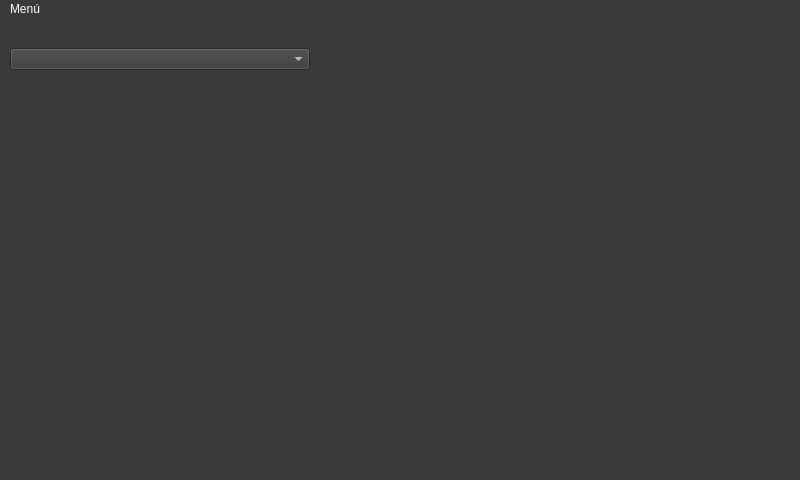
<?xml version="1.0" encoding="UTF-8"?>
<ui version="4.0">
 <class>MainWindow</class>
 <widget class="QMainWindow" name="MainWindow">
  <property name="geometry">
   <rect>
    <x>0</x>
    <y>0</y>
    <width>800</width>
    <height>480</height>
   </rect>
  </property>
  <property name="focusPolicy">
   <enum>Qt::ClickFocus</enum>
  </property>
  <property name="windowTitle">
   <string>Rober y Dani Company</string>
  </property>
  <property name="styleSheet">
   <string notr="true">

/*-----QWidget-----*/
QWidget
{
	background-color: #3a3a3a;
	color: #fff;
	selection-background-color: #b78620;
	selection-color: #000;

}

/*-----QPushButton-----*/
QPushButton {
	margin-right:40px;
	margin-left:40px;
    color: #333;
    border: 0px solid #555;
    border-radius: 20px;
    border-style: outset;
    background: qradialgradient(
        cx: 0.3, cy: -0.4, fx: 0.3, fy: -0.4,
        radius: 1.35, stop: 0 #fff, stop: 1 #888
        );
    padding: 5px;
    }

QPushButton:hover {
    background: qradialgradient(
        cx: 0.3, cy: -0.4, fx: 0.3, fy: -0.4,
        radius: 0.15, stop: 0 #fff, stop: 1 #bbb
        );
    }

QPushButton:pressed {
    border-style: inset;
    background: qradialgradient(
        cx: 0.4, cy: -0.1, fx: 0.4, fy: -0.1,
        radius: 1.35, stop: 0 #fff, stop: 1 #ddd
        );
    }
</string>
  </property>
  <widget class="QWidget" name="centralwidget">
   <widget class="QWidget" name="horizontalLayoutWidget">
    <property name="geometry">
     <rect>
      <x>10</x>
      <y>70</y>
      <width>771</width>
      <height>331</height>
     </rect>
    </property>
    <layout class="QHBoxLayout" name="l_grafico"/>
   </widget>
   <widget class="QWidget" name="horizontalLayoutWidget_2">
    <property name="geometry">
     <rect>
      <x>10</x>
      <y>10</y>
      <width>771</width>
      <height>61</height>
     </rect>
    </property>
    <layout class="QHBoxLayout" name="l_botones">
     <item>
      <widget class="QComboBox" name="Combo_invernadero_actual">
       <property name="minimumSize">
        <size>
         <width>300</width>
         <height>0</height>
        </size>
       </property>
       <property name="focusPolicy">
        <enum>Qt::NoFocus</enum>
       </property>
       <property name="contextMenuPolicy">
        <enum>Qt::DefaultContextMenu</enum>
       </property>
       <property name="currentText">
        <string/>
       </property>
      </widget>
     </item>
     <item>
      <spacer name="horizontalSpacer_2">
       <property name="orientation">
        <enum>Qt::Horizontal</enum>
       </property>
       <property name="sizeType">
        <enum>QSizePolicy::Fixed</enum>
       </property>
       <property name="sizeHint" stdset="0">
        <size>
         <width>40</width>
         <height>20</height>
        </size>
       </property>
      </spacer>
     </item>
     <item>
      <widget class="QPushButton" name="buttgen">
       <property name="styleSheet">
        <string notr="true"/>
       </property>
       <property name="text">
        <string/>
       </property>
       <property name="icon">
        <iconset>
         <normaloff>../../Interfaz/ui/iconos/grafica.png</normaloff>../../Interfaz/ui/iconos/grafica.png</iconset>
       </property>
       <property name="iconSize">
        <size>
         <width>32</width>
         <height>32</height>
        </size>
       </property>
      </widget>
     </item>
     <item>
      <widget class="QPushButton" name="butttemp">
       <property name="styleSheet">
        <string notr="true"/>
       </property>
       <property name="text">
        <string/>
       </property>
       <property name="icon">
        <iconset>
         <normaloff>../../Interfaz/ui/iconos/temp.png</normaloff>../../Interfaz/ui/iconos/temp.png</iconset>
       </property>
       <property name="iconSize">
        <size>
         <width>32</width>
         <height>32</height>
        </size>
       </property>
      </widget>
     </item>
     <item>
      <widget class="QPushButton" name="buthum">
       <property name="minimumSize">
        <size>
         <width>138</width>
         <height>40</height>
        </size>
       </property>
       <property name="styleSheet">
        <string notr="true"/>
       </property>
       <property name="text">
        <string/>
       </property>
       <property name="icon">
        <iconset>
         <normaloff>../../Interfaz/ui/iconos/hum.png</normaloff>../../Interfaz/ui/iconos/hum.png</iconset>
       </property>
       <property name="iconSize">
        <size>
         <width>32</width>
         <height>32</height>
        </size>
       </property>
      </widget>
     </item>
    </layout>
   </widget>
   <widget class="QPushButton" name="buttdatalog">
    <property name="geometry">
     <rect>
      <x>670</x>
      <y>390</y>
      <width>126</width>
      <height>42</height>
     </rect>
    </property>
    <property name="styleSheet">
     <string notr="true"/>
    </property>
    <property name="text">
     <string/>
    </property>
    <property name="icon">
     <iconset>
      <normaloff>../../Interfaz/ui/iconos/data_log.png</normaloff>../../Interfaz/ui/iconos/data_log.png</iconset>
    </property>
    <property name="iconSize">
     <size>
      <width>32</width>
      <height>32</height>
     </size>
    </property>
   </widget>
  </widget>
  <widget class="QMenuBar" name="menubar">
   <property name="geometry">
    <rect>
     <x>0</x>
     <y>0</y>
     <width>800</width>
     <height>21</height>
    </rect>
   </property>
   <widget class="QMenu" name="menuMen">
    <property name="title">
     <string>Menú</string>
    </property>
    <widget class="QMenu" name="menuInvernaderos">
     <property name="title">
      <string>Invernaderos</string>
     </property>
     <addaction name="actionA_adir_4"/>
     <addaction name="actionModificar"/>
     <addaction name="actionEliminar_4"/>
    </widget>
    <widget class="QMenu" name="menuActuadores">
     <property name="title">
      <string>Actuadores</string>
     </property>
     <addaction name="actionA_adir_6"/>
     <addaction name="actionEliminar_6"/>
     <addaction name="actionEliminar_7"/>
    </widget>
    <widget class="QMenu" name="menuSensores">
     <property name="title">
      <string>Sensores</string>
     </property>
     <addaction name="actionA_adir_5"/>
     <addaction name="actionModificar_2"/>
     <addaction name="actionEliminar_5"/>
    </widget>
    <addaction name="menuInvernaderos"/>
    <addaction name="menuSensores"/>
    <addaction name="menuActuadores"/>
    <addaction name="separator"/>
    <addaction name="actionConfiguraci_n"/>
    <addaction name="actionSalir_2"/>
   </widget>
   <addaction name="menuMen"/>
  </widget>
  <widget class="QStatusBar" name="statusbar"/>
  <action name="actionSalir">
   <property name="text">
    <string>Salir</string>
   </property>
  </action>
  <action name="actionConfiguraci">
   <property name="text">
    <string>Configuración</string>
   </property>
  </action>
  <action name="actionA_adir">
   <property name="text">
    <string>Añadir</string>
   </property>
  </action>
  <action name="actionA_adir_2">
   <property name="text">
    <string>Añadir</string>
   </property>
  </action>
  <action name="actionA_adir_3">
   <property name="text">
    <string>Añadir</string>
   </property>
  </action>
  <action name="actionEliminar">
   <property name="text">
    <string>Eliminar</string>
   </property>
  </action>
  <action name="actionEliminar_2">
   <property name="text">
    <string>Eliminar</string>
   </property>
  </action>
  <action name="actionEliminar_3">
   <property name="text">
    <string>Eliminar</string>
   </property>
  </action>
  <action name="actionSalir_2">
   <property name="text">
    <string>Salir</string>
   </property>
  </action>
  <action name="actionConfiguraci_n">
   <property name="text">
    <string>Configuración</string>
   </property>
  </action>
  <action name="actionA_adir_4">
   <property name="text">
    <string>Añadir</string>
   </property>
  </action>
  <action name="actionModificar">
   <property name="text">
    <string>Modificar</string>
   </property>
  </action>
  <action name="actionEliminar_4">
   <property name="text">
    <string>Eliminar</string>
   </property>
  </action>
  <action name="actionA_adir_5">
   <property name="text">
    <string>Añadir</string>
   </property>
  </action>
  <action name="actionModificar_2">
   <property name="text">
    <string>Modificar</string>
   </property>
  </action>
  <action name="actionEliminar_5">
   <property name="text">
    <string>Eliminar</string>
   </property>
  </action>
  <action name="actionA_adir_6">
   <property name="text">
    <string>Añadir</string>
   </property>
  </action>
  <action name="actionEliminar_6">
   <property name="text">
    <string>Modificar</string>
   </property>
  </action>
  <action name="actionEliminar_7">
   <property name="text">
    <string>Eliminar</string>
   </property>
  </action>
 </widget>
 <resources>
  <include location="../../Interfaz/iconos/resources.qrc"/>
 </resources>
 <connections/>
</ui>
